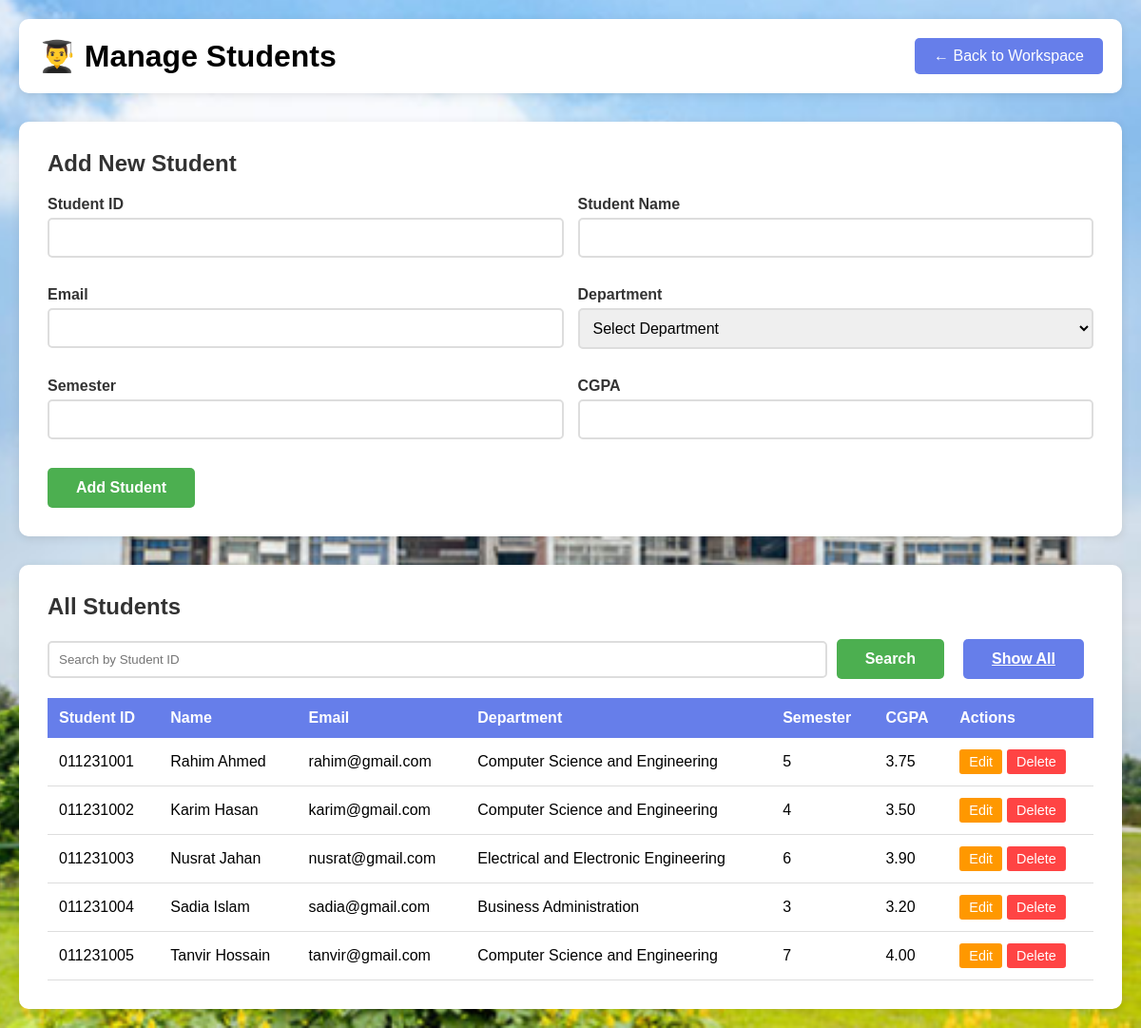
Page /student.php (signed in) on the committed database.
### tables this page shows
CREATE TABLE `students` (
  `student_id` varchar(20) NOT NULL,
  `student_name` varchar(100) NOT NULL,
  `email` varchar(100) NOT NULL,
  `department_id` int(11) NOT NULL,
  `semester` int(11) NOT NULL,
  `cgpa` decimal(3,2) NOT NULL
);

CREATE TABLE `departments` (
  `department_id` int(11) NOT NULL,
  `department_name` varchar(100) NOT NULL
);

### student.php (the view, shortened to what this page needs)
<?php
include 'connection.php';
$edit_mode = false;
$edit_student = null;
$search_id = "";
if (isset($_POST["search_student"])) {
    $search_id = $_POST["search_id"];
    $sql = "SELECT s.*, d.department_name
            FROM students s
            JOIN departments d ON s.department_id = d.department_id
            WHERE s.student_id LIKE '%$search_id%'
            ORDER BY s.student_id";
    $result = mysqli_query($conn, $sql);
} else {
    $sql = "SELECT s.*, d.department_name
            FROM students s
            JOIN departments d ON s.department_id = d.department_id
            ORDER BY s.student_id";
    $result = mysqli_query($conn, $sql);
}
?>
<!DOCTYPE html>
<html lang="en">
<head>
    <link rel="stylesheet" href="loginstyle.css">
</head>
<body>
    <div class="container">
        <div class="header">
            <h1>👨‍🎓 Manage Students</h1>
            <a href="workspace.php" class="back-btn">← Back to Workspace</a>
        </div>
        <div class="form-section">
            <h2><?php echo $edit_mode ? 'Edit Student' : 'Add New Student'; ?></h2>
            <form method="POST" action="">
                <div class="form-row">
                    <div class="form-group">
                        <label>Student ID</label>
                        <input type="text"
                               name="student_id"
                               value="<?php echo $edit_mode ? $edit_student['student_id'] : ''; ?>"
                               <?php echo $edit_mode ? 'readonly' : 'required'; ?>>
                    </div>
                    <div class="form-group">
                        <label>Student Name</label>
                        <input type="text"
                               name="student_name"
                               value="<?php echo $edit_mode ? $edit_student['student_name'] : ''; ?>"
                               required>
                    </div>
                </div>
                <div class="form-row">
                    <div class="form-group">
                        <label>Email</label>
                        <input type="email"
                               name="email"
                               value="<?php echo $edit_mode ? $edit_student['email'] : ''; ?>"
                               required>
                    </div>
                    <div class="form-group">
                        <label>Department</label>
                        <select name="department_id" required>
                            <option value="">Select Department</option>
                        </select>
                    </div>
                </div>
                <div class="form-row">
                    <div class="form-group">
                        <label>Semester</label>
                        <input type="number"
                               name="semester"
                               value="<?php echo $edit_mode ? $edit_student['semester'] : ''; ?>"
                               min="1" required>
                    </div>
                    <div class="form-group">
                        <label>CGPA</label>
                        <input type="number"
                               name="cgpa"
                               value="<?php echo $edit_mode ? $edit_student['cgpa'] : ''; ?>"
                               min="0" max="4" step="0.01" required>
                    </div>
                </div>
                <?php if ($edit_mode): ?>
                    <button type="submit" name="update_student" class="btn btn-primary">Update Student</button>
                    <a href="student.php" class="btn btn-secondary">Cancel</a>
                <?php else: ?>
                    <button type="submit" name="add_student" class="btn btn-primary">Add Student</button>
                <?php endif; ?>
            </form>
        </div>
        <div class="table-section">
            <h2>All Students</h2>
            <form method="POST" action="" style="margin-bottom: 20px;">
                <div style="display: flex; gap: 10px; align-items: center;">
                    <input type="text"
                           name="search_id"
                           placeholder="Search by Student ID"
                           value="<?php echo $search_id; ?>"
                           style="flex: 1; padding: 10px; border: 2px solid #ddd; border-radius: 5px;">
                    <button type="submit" name="search_student" class="btn btn-primary">Search</button>
                    <a href="student.php" class="btn btn-secondary">Show All</a>
                </div>
            </form>
            <table>
                <thead>
                    <tr>
                        <th>Student ID</th>
                        <th>Name</th>
                        <th>Email</th>
                        <th>Department</th>
                        <th>Semester</th>
                        <th>CGPA</th>
                        <th>Actions</th>
                    </tr>
                </thead>
                <tbody>
                    <?php if (mysqli_num_rows($result) > 0): ?>
                        <?php while ($row = mysqli_fetch_assoc($result)): ?>
                            <tr>
                                <td><?php echo $row['student_id']; ?></td>
                                <td><?php echo $row['student_name']; ?></td>
                                <td><?php echo $row['email']; ?></td>
                                <td><?php echo $row['department_name']; ?></td>
                                <td><?php echo $row['semester']; ?></td>
                                <td><?php echo $row['cgpa']; ?></td>
                                <td>
                                    <div class="action-btns">
                                        <a href="student.php?edit=<?php echo $row['student_id']; ?>"
                                           class="action-btn edit-btn">Edit</a>
                                        <a href="student.php?delete=<?php echo $row['student_id']; ?>"
                                           class="action-btn delete-btn"
                                           onclick="return confirm('Are you sure you want to delete this student?');">Delete</a>
                                    </div>
                                </td>
                            </tr>
                        <?php endwhile; ?>
                    <?php else: ?>
                        <tr>
                            <td colspan="7" style="text-align: center;">No students found</td>
                        </tr>
                    <?php endif; ?>
                </tbody>
            </table>
        </div>
    </div>
</body>
</html>

### loginstyle.css (style rules this page uses)
* { margin: 0; padding: 0; box-sizing: border-box; }
body { font-family: Arial, sans-serif; background-image: url("uiu-in.png"); background-size: cover; background-position: center; background-attachment: fixed; background-repeat: no-repeat; background-color: #f0f0f0; min-height: 100vh; margin: 0; padding: 0; }
.form-group { margin-bottom: 20px; }
.form-group label { display: block; margin-bottom: 8px; color: #333; font-weight: bold; }
.form-group input { width: 100%; padding: 12px; border: 2px solid #ddd; border-radius: 8px; font-size: 1rem; }

### student.php (style rules this page uses)
.container { max-width: 1200px; margin: 0 auto; padding: 20px; }
.header { display: flex; justify-content: space-between; align-items: center; margin-bottom: 30px; padding: 20px; background: white; border-radius: 10px; box-shadow: 0 2px 10px rgba(0,0,0,0.1); }
.back-btn { padding: 10px 20px; background-color: #667eea; color: white; text-decoration: none; border-radius: 5px; }
.form-section { background: white; padding: 30px; border-radius: 10px; margin-bottom: 30px; box-shadow: 0 2px 10px rgba(0,0,0,0.1); }
.form-section h2 { margin-bottom: 20px; color: #333; }
.form-row { display: grid; grid-template-columns: repeat(auto-fit, minmax(200px, 1fr)); gap: 15px; margin-bottom: 15px; }
.form-group { margin-bottom: 15px; }
.form-group label { display: block; margin-bottom: 5px; color: #333; font-weight: bold; }
.form-group input, .form-group select { width: 100%; padding: 10px; border: 2px solid #ddd; border-radius: 5px; font-size: 1rem; }
.btn { padding: 12px 30px; border: none; border-radius: 5px; font-size: 1rem; font-weight: bold; cursor: pointer; margin-right: 10px; }
.btn-primary { background-color: #4CAF50; color: white; }
.btn-secondary { background-color: #667eea; color: white; }
.table-section { background: white; padding: 30px; border-radius: 10px; box-shadow: 0 2px 10px rgba(0,0,0,0.1); }
.table-section h2 { margin-bottom: 20px; color: #333; }
table { width: 100%; border-collapse: collapse; margin-top: 10px; }
table th { background-color: #667eea; color: white; padding: 12px; text-align: left; font-weight: bold; }
table td { padding: 12px; border-bottom: 1px solid #ddd; }
.action-btns { display: flex; gap: 5px; }
.action-btn { padding: 5px 10px; border: none; border-radius: 3px; cursor: pointer; font-size: 0.9rem; text-decoration: none; color: white; }
.edit-btn { background-color: #ff9800; }
.delete-btn { background-color: #ff4444; }

### rows in the picture
students: student_id "011231001", student_name "Rahim Ahmed", email "rahim@gmail.com", department.department_name "Computer Science and Engineering", semester "5", cgpa "3.75"
students: student_id "011231002", student_name "Karim Hasan", email "karim@gmail.com", department.department_name "Computer Science and Engineering", semester "4", cgpa "3.50"
students: student_id "011231003", student_name "Nusrat Jahan", email "nusrat@gmail.com", department.department_name "Electrical and Electronic Engineering", semester "6", cgpa "3.90"
students: student_id "011231004", student_name "Sadia Islam", email "sadia@gmail.com", department.department_name "Business Administration", semester "3", cgpa "3.20"
students: student_id "011231005", student_name "Tanvir Hossain", email "tanvir@gmail.com", department.department_name "Computer Science and Engineering", semester "7", cgpa "4.00"
